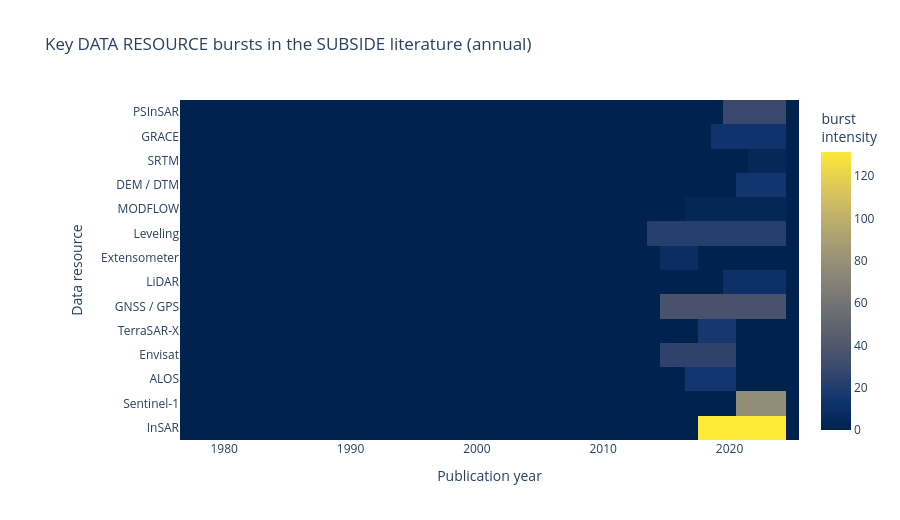

Notebook cell for this chart:
### Markdown cell above
### 8.4 Key data-resource burst heatmap

A curated list of named **data resources** relevant to subsidence work. Edit `DATA_RESOURCES` to add (e.g.) sensor families, model codes, or named datasets specific to your study. Each resource is matched as a regex word boundary so `"GNSS"` doesn't accidentally hit `"gnssr"`.

### Code cell
DATA_RESOURCES = {
    # Geodetic / remote sensing instruments
    "InSAR":            ["insar", "interferometric synthetic aperture radar"],
    "Sentinel-1":       ["sentinel-1", "sentinel 1"],
    "ALOS":             ["alos", "palsar"],
    "Envisat":          ["envisat"],
    "TerraSAR-X":       ["terrasar", "terrasar-x"],
    "GNSS / GPS":       ["gnss", "gps"],
    "LiDAR":            ["lidar"],
    "Extensometer":     ["extensometer", "extensometers"],
    "Leveling":         ["leveling", "levelling"],
    # Model codes & data products
    "MODFLOW":          ["modflow"],
    "DEM / DTM":        ["digital elevation model", "dem", "dtm"],
    "SRTM":             ["srtm"],
    # Aggregating data sources
    "GRACE":            ["grace"],
    "PSInSAR":          ["psinsar", "persistent scatterer"],
}

if len(docs_year):
    res_names = list(DATA_RESOURCES.keys())
    matrix_r = np.zeros((len(res_names), len(years_axis)))
    raw_counts_r = np.zeros_like(matrix_r)

    for ri, res in enumerate(res_names):
        terms = DATA_RESOURCES[res]
        yc = domain_year_counts(docs_year, terms)   # same matcher works here
        for y, c in yc.items():
            if year_min <= y <= year_max:
                raw_counts_r[ri, y - year_min] = c
        bursts = kleinberg_bursts_annual(yc)
        for b_start, b_end, intensity in bursts:
            for y in range(b_start, b_end + 1):
                if year_min <= y <= year_max:
                    j = y - year_min
                    matrix_r[ri, j] = max(matrix_r[ri, j], intensity)

    custom_r = np.stack([raw_counts_r], axis=-1)

    fig_res_burst = go.Figure(go.Heatmap(
        z=matrix_r, x=years_axis, y=res_names,
        colorscale="Cividis",
        colorbar=dict(title="burst<br>intensity"),
        customdata=custom_r,
        hovertemplate=("Year %{x}<br>Resource: %{y}"
                       "<br>Burst intensity: %{z:.2f}"
                       "<br>Papers in year: %{customdata[0]:.0f}"
                       "<extra></extra>"),
    ))
    fig_res_burst.update_layout(
        title="Key DATA RESOURCE bursts in the SUBSIDE literature (annual)",
        xaxis_title="Publication year",
        yaxis_title="Data resource",
        height=520, plot_bgcolor="white",
        margin=dict(l=180),
    )
    fig_res_burst.write_html(str(OUTPUT_DIR / "burst_resources.html"),
                             include_plotlyjs="cdn")
    fig_res_burst.show()
    print(f"✓ Saved: {OUTPUT_DIR / 'burst_resources.html'}")
else:
    print("(no entries with valid year — skipping data-resource burst heatmap)")

### Figure 1 — Plotly figure (JSON) as saved in the notebook; plotly's stock layout.template omitted (floating-point values rounded to 4 significant figures; data arrays with more than 128 entries replaced by an {"elided": "..."} marker saying what was removed)
{"data": [{"colorbar": {"title": {"text": "burst<br>intensity"}}, "colorscale": [[0, "#00224e"], [0.1111, "#123570"], [0.2222, "#3b496c"], [0.3333, "#575d6d"], [0.4444, "#707173"], [0.5556, "#8a8678"], [0.6667, "#a59c74"], [0.7778, "#c3b369"], [0.8889, "#e1cc55"], [1, "#fee838"]], "customdata": {"elided": "14x49x1 int values"}, "hovertemplate": "Year %{x}<br>Resource: %{y}<br>Burst intensity: %{z:.2f}<br>Papers in year: %{customdata[0]:.0f}<extra></extra>", "type": "heatmap", "x": [1977, 1978, 1979, 1980, 1981, 1982, 1983, 1984, 1985, 1986, 1987, 1988, 1989, 1990, 1991, 1992, 1993, 1994, 1995, 1996, 1997, 1998, 1999, 2000, 2001, 2002, 2003, 2004, 2005, 2006, 2007, 2008, 2009, 2010, 2011, 2012, 2013, 2014, 2015, 2016, 2017, 2018, 2019, 2020, 2021, 2022, 2023, 2024, 2025], "y": ["InSAR", "Sentinel-1", "ALOS", "Envisat", "TerraSAR-X", "GNSS / GPS", "LiDAR", "Extensometer", "Leveling", "MODFLOW", "DEM / DTM", "SRTM", "GRACE", "PSInSAR"], "z": {"elided": "14x49 float values"}}], "layout": {"height": 520, "margin": {"l": 180}, "plot_bgcolor": "white", "title": {"text": "Key DATA RESOURCE bursts in the SUBSIDE literature (annual)"}, "xaxis": {"title": {"text": "Publication year"}}, "yaxis": {"title": {"text": "Data resource"}}}}
